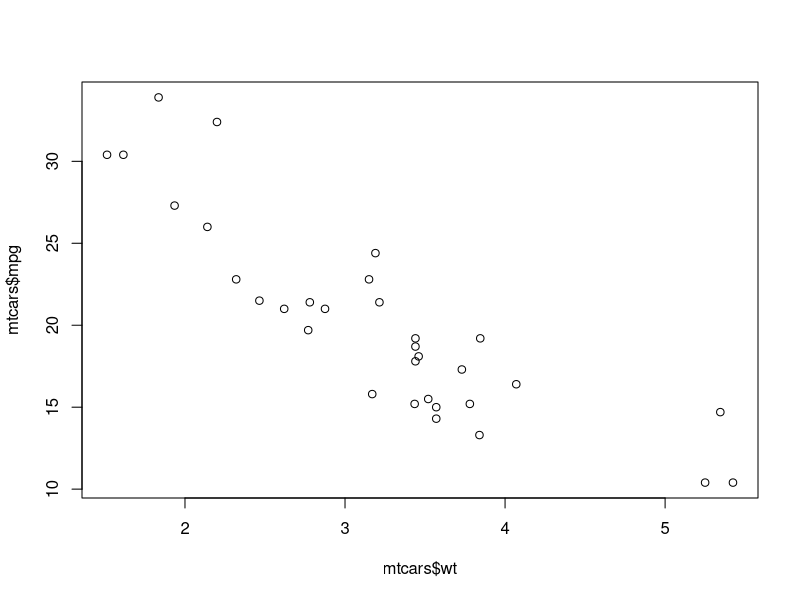
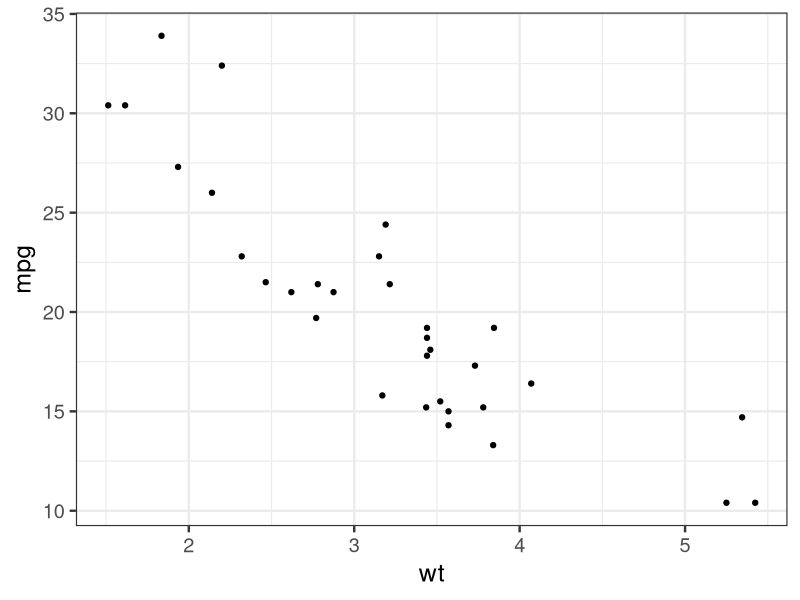

Here is the R script that generated these plots, in order: (Note: this script raises an error after producing the figures.)
## ---- chunk 1
library(tidyverse)
ggplot2::theme_set(ggplot2::theme_bw(18))
## ---- chunk 2
plot(mtcars$wt, mtcars$mpg)
## ---- chunk 3
ggplot(mtcars, aes(x = wt, y = mpg)) +
  geom_point()
## ---- chunk 4
wt
## ---- chunk 5

eval(substitute(hp), mtcars)
## ---- chunk 6
mtcars %>%
  select(wt) %>%
  head()
## ---- chunk 7
mtcars %>%
  ggplot(aes(x = mpg)) +
  geom_histogram(bins = 25)
## ---- chunk 8
mtcars_dens <- function(df, col) {
  df %>%
    ggplot(aes(x = col)) +
    geom_histogram(bins = 25)
}
mtcars_dens(df = mtcars, col = "mpg")
## ---- chunk 9
mtcars_dens <- function(df, col) {
  df %>%
    ggplot(aes_string(x = col)) +
    geom_histogram(bins = 25)
}
mtcars_dens(df = mtcars, col = "mpg")
## ---- chunk 10
mtcars_dens(df = mtcars, col = "hp")
## ---- chunk 11
mtcars %>%
  filter(hp > 250)
## ---- chunk 12
mtcars_filter <- function(df, col) {
  df %>%
    filter(col > 250)
}
mtcars_filter(df = mtcars, col = "hp")
## ---- chunk 13
mtcars_filter <- function(df, col) {
  filter_call <- lazyeval::interp(~ var > 250, var = as.name(col))
  df %>%
    filter_(.dots = filter_call)
}
mtcars_filter(df = mtcars, col = "hp")
## ---- chunk 14
mtcars_filter <- function(df, col, threshold) {
  filter_call <- lazyeval::interp(~ var > thr,
                                  var = as.name(col),
                                  thr = quote(threshold))
  df %>%
    filter_(.dots = filter_call)
}
mtcars_filter(df = mtcars, col = "hp", threshold = 265)
## ---- chunk 15
fun1 <- function(name) {
  paste0("name is, ", name)
}
fun1("stringent")
## ---- chunk 16
fun2 <- function(name) {
  glue::glue("name is {name}")
}
fun2("stringent")
## ---- chunk 17
 
mtcars_filter <- function(df, col, threshold) {

  column <- rlang::syms(col)
  #print(enquo(column))
  thr <- quo(threshold)
  df %>%
    select(!! quote(col))
}
mtcars_filter(df = mtcars, hp, threshold = 265)

